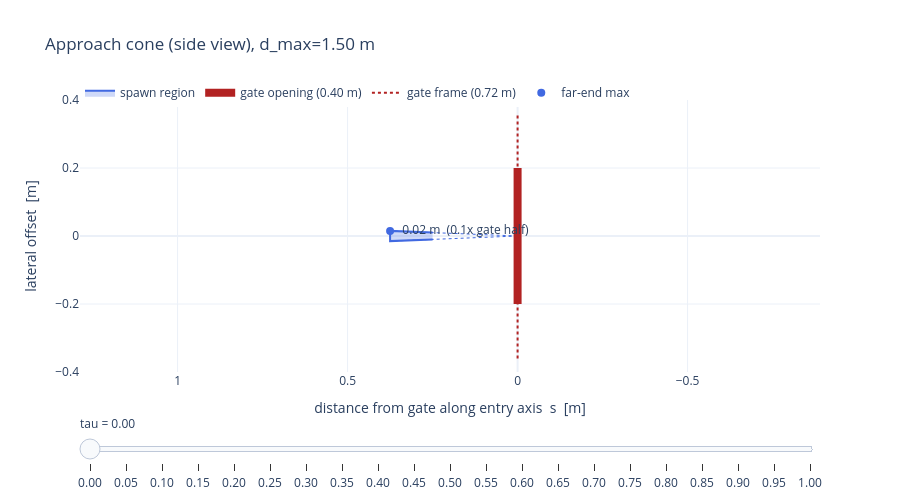

Here is the notebook cell this chart was saved with:
### Markdown cell above
## 3. Cone shape vs gate size — side view (cross-section)

The single most useful view: a slice through the cone axis. **Drag the `tau` slider.**

- **x-axis** = distance from the gate along the entry axis (`s`); the gate plane is at `x = 0` (right edge — the drone flies right→through the gate).
- **y-axis** = lateral offset from the gate axis.
- The **thick red bar at x=0** is the gate opening (±0.20 m); the thin dotted bar is the outer frame.
- The **shaded wedge** is where cone spawns can land: at distance `s` the lateral offset reaches up to `s * tan(kappa*theta_max)`, between `d_min` and `s_hi = d_min + kappa*(d_max - d_min)`.
- The marker labels the **max off-axis offset at the far end** as a multiple of the gate half-opening — the alignment the policy must correct.

Segment length is fixed at `d_max = d_max_cap` (the worst case); edit `D_MAX` below to inspect shorter segments.

### Code cell
D_MAX = cfg.d_max_cap  # segment length to visualise (<= cfg.d_max_cap)


def _side_traces(tau, d_max):
    kap = float(kappa_schedule(tau, cfg))
    th = kap * cfg.theta_max
    d_min = cfg.d_min
    s_hi = max(d_min + kap * (d_max - d_min), d_min + 1e-3)
    s = np.linspace(d_min, s_hi, 120)
    r = s * np.tan(th)
    far = s_hi * np.tan(th)
    xpoly = np.concatenate([s, s[::-1]])
    ypoly = np.concatenate([r, -r[::-1]])
    s_full = np.linspace(0.0, s_hi, 40)
    return [
        go.Scatter(x=xpoly, y=ypoly, fill="toself", mode="lines", line=dict(color="royalblue"),
                   fillcolor="rgba(65,105,225,0.25)", name="spawn region"),
        go.Scatter(x=s_full, y=s_full * np.tan(th), mode="lines",
                   line=dict(color="royalblue", dash="dot", width=1), showlegend=False),
        go.Scatter(x=s_full, y=-s_full * np.tan(th), mode="lines",
                   line=dict(color="royalblue", dash="dot", width=1), showlegend=False),
        go.Scatter(x=[0, 0], y=[-GATE_HALF, GATE_HALF], mode="lines",
                   line=dict(color="firebrick", width=8), name="gate opening (0.40 m)"),
        go.Scatter(x=[0, 0], y=[-GATE_OUTER / 2, GATE_OUTER / 2], mode="lines",
                   line=dict(color="firebrick", width=2, dash="dot"), name="gate frame (0.72 m)"),
        go.Scatter(x=[s_hi], y=[far], mode="markers+text",
                   text=[f"  {far:.2f} m  ({far / GATE_HALF:.1f}x gate half)"],
                   textposition="middle right", marker=dict(color="royalblue", size=8),
                   name="far-end max"),
    ]


frames = [go.Frame(data=_side_traces(t, D_MAX), name=f"{t:.2f}") for t in TAU_GRID]
fig = go.Figure(data=_side_traces(TAU_GRID[0], D_MAX), frames=frames)
fig.update_xaxes(autorange="reversed", title="distance from gate along entry axis  s  [m]",
                 zeroline=True)
fig.update_yaxes(scaleanchor="x", scaleratio=1, title="lateral offset  [m]")
fig.update_layout(height=500
                  , template="plotly_white", title=f"Approach cone (side view), d_max={D_MAX:.2f} m",
                  sliders=_tau_slider(frames), legend=dict(orientation="h", y=1.08))
fig.show()

### Figure 1 — Plotly figure (JSON) as saved in the notebook; plotly's stock layout.template omitted (floating-point values rounded to 4 significant figures; data arrays with more than 128 entries replaced by an {"elided": "..."} marker saying what was removed)
{"data": [{"fill": "toself", "fillcolor": "rgba(65,105,225,0.25)", "line": {"color": "royalblue"}, "mode": "lines", "name": "spawn region", "type": "scatter", "x": {"elided": "240 float values"}, "y": {"elided": "240 float values"}}, {"line": {"color": "royalblue", "dash": "dot", "width": 1}, "mode": "lines", "showlegend": false, "type": "scatter", "x": [0.0, 0.009615, 0.01923, 0.02885, 0.03846, 0.04808, 0.05769, 0.06731, 0.07692, 0.08654, 0.09615, 0.1058, 0.1154, 0.125, 0.1346, 0.1442, 0.1538, 0.1635, 0.1731, 0.1827, 0.1923, 0.2019, 0.2115, 0.2212, 0.2308, 0.2404, 0.25, 0.2596, 0.2692, 0.2788, 0.2885, 0.2981, 0.3077, 0.3173, 0.3269, 0.3365, 0.3462, 0.3558, 0.3654, 0.375], "y": [0.0, 0.0003848, 0.0007696, 0.001154, 0.001539, 0.001924, 0.002309, 0.002694, 0.003079, 0.003463, 0.003848, 0.004233, 0.004618, 0.005003, 0.005387, 0.005772, 0.006157, 0.006542, 0.006927, 0.007312, 0.007696, 0.008081, 0.008466, 0.008851, 0.009236, 0.009621, 0.01001, 0.01039, 0.01077, 0.01116, 0.01154, 0.01193, 0.01231, 0.0127, 0.01308, 0.01347, 0.01385, 0.01424, 0.01462, 0.01501]}, {"line": {"color": "royalblue", "dash": "dot", "width": 1}, "mode": "lines", "showlegend": false, "type": "scatter", "x": [0.0, 0.009615, 0.01923, 0.02885, 0.03846, 0.04808, 0.05769, 0.06731, 0.07692, 0.08654, 0.09615, 0.1058, 0.1154, 0.125, 0.1346, 0.1442, 0.1538, 0.1635, 0.1731, 0.1827, 0.1923, 0.2019, 0.2115, 0.2212, 0.2308, 0.2404, 0.25, 0.2596, 0.2692, 0.2788, 0.2885, 0.2981, 0.3077, 0.3173, 0.3269, 0.3365, 0.3462, 0.3558, 0.3654, 0.375], "y": [-0.0, -0.0003848, -0.0007696, -0.001154, -0.001539, -0.001924, -0.002309, -0.002694, -0.003079, -0.003463, -0.003848, -0.004233, -0.004618, -0.005003, -0.005387, -0.005772, -0.006157, -0.006542, -0.006927, -0.007312, -0.007696, -0.008081, -0.008466, -0.008851, -0.009236, -0.009621, -0.01001, -0.01039, -0.01077, -0.01116, -0.01154, -0.01193, -0.01231, -0.0127, -0.01308, -0.01347, -0.01385, -0.01424, -0.01462, -0.01501]}, {"line": {"color": "firebrick", "width": 8}, "mode": "lines", "name": "gate opening (0.40 m)", "type": "scatter", "x": [0, 0], "y": [-0.2, 0.2]}, {"line": {"color": "firebrick", "dash": "dot", "width": 2}, "mode": "lines", "name": "gate frame (0.72 m)", "type": "scatter", "x": [0, 0], "y": [-0.36, 0.36]}, {"marker": {"color": "royalblue", "size": 8}, "mode": "markers+text", "name": "far-end max", "text": ["  0.02 m  (0.1x gate half)"], "textposition": "middle right", "type": "scatter", "x": [0.375], "y": [0.01501]}], "layout": {"height": 500, "legend": {"orientation": "h", "y": 1.08}, "sliders": [{"active": 0, "currentvalue": {"prefix": "tau = "}, "pad": {"t": 40}, "steps": [{"args": [["0.00"], {"frame": {"duration": 0, "redraw": true}, "mode": "immediate", "transition": {"duration": 0}}], "label": "0.00", "method": "animate"}, {"args": [["0.05"], {"frame": {"duration": 0, "redraw": true}, "mode": "immediate", "transition": {"duration": 0}}], "label": "0.05", "method": "animate"}, {"args": [["0.10"], {"frame": {"duration": 0, "redraw": true}, "mode": "immediate", "transition": {"duration": 0}}], "label": "0.10", "method": "animate"}, {"args": [["0.15"], {"frame": {"duration": 0, "redraw": true}, "mode": "immediate", "transition": {"duration": 0}}], "label": "0.15", "method": "animate"}, {"args": [["0.20"], {"frame": {"duration": 0, "redraw": true}, "mode": "immediate", "transition": {"duration": 0}}], "label": "0.20", "method": "animate"}, {"args": [["0.25"], {"frame": {"duration": 0, "redraw": true}, "mode": "immediate", "transition": {"duration": 0}}], "label": "0.25", "method": "animate"}, {"args": [["0.30"], {"frame": {"duration": 0, "redraw": true}, "mode": "immediate", "transition": {"duration": 0}}], "label": "0.30", "method": "animate"}, {"args": [["0.35"], {"frame": {"duration": 0, "redraw": true}, "mode": "immediate", "transition": {"duration": 0}}], "label": "0.35", "method": "animate"}, {"args": [["0.40"], {"frame": {"duration": 0, "redraw": true}, "mode": "immediate", "transition": {"duration": 0}}], "label": "0.40", "method": "animate"}, {"args": [["0.45"], {"frame": {"duration": 0, "redraw": true}, "mode": "immediate", "transition": {"duration": 0}}], "label": "0.45", "method": "animate"}, {"args": [["0.50"], {"frame": {"duration": 0, "redraw": true}, "mode": "immediate", "transition": {"duration": 0}}], "label": "0.50", "method": "animate"}, {"args": [["0.55"], {"frame": {"duration": 0, "redraw": true}, "mode": "immediate", "transition": {"duration": 0}}], "label": "0.55", "method": "animate"}, {"args": [["0.60"], {"frame": {"duration": 0, "redraw": true}, "mode": "immediate", "transition": {"duration": 0}}], "label": "0.60", "method": "animate"}, {"args": [["0.65"], {"frame": {"duration": 0, "redraw": true}, "mode": "immediate", "transition": {"duration": 0}}], "label": "0.65", "method": "animate"}, {"args": [["0.70"], {"frame": {"duration": 0, "redraw": true}, "mode": "immediate", "transition": {"duration": 0}}], "label": "0.70", "method": "animate"}, {"args": [["0.75"], {"frame": {"duration": 0, "redraw": true}, "mode": "immediate", "transition": {"duration": 0}}], "label": "0.75", "method": "animate"}, {"args": [["0.80"], {"frame": {"duration": 0, "redraw": true}, "mode": "immediate", "transition": {"duration": 0}}], "label": "0.80", "method": "animate"}, {"args": [["0.85"], {"frame": {"duration": 0, "redraw": true}, "mode": "immediate", "transition": {"duration": 0}}], "label": "0.85", "method": "animate"}, {"args": [["0.90"], {"frame": {"duration": 0, "redraw": true}, "mode": "immediate", "transition": {"duration": 0}}], "label": "0.90", "method": "animate"}, {"args": [["0.95"], {"frame": {"duration": 0, "redraw": true}, "mode": "immediate", "transition": {"duration": 0}}], "label": "0.95", "method": "animate"}, {"args": [["1.00"], {"frame": {"duration": 0, "redraw": true}, "mode": "immediate", "transition": {"duration": 0}}], "label": "1.00", "method": "animate"}]}], "title": {"text": "Approach cone (side view), d_max=1.50 m"}, "xaxis": {"autorange": "reversed", "title": {"text": "distance from gate along entry axis  s  [m]"}, "zeroline": true}, "yaxis": {"scaleanchor": "x", "scaleratio": 1, "title": {"text": "lateral offset  [m]"}}}}
